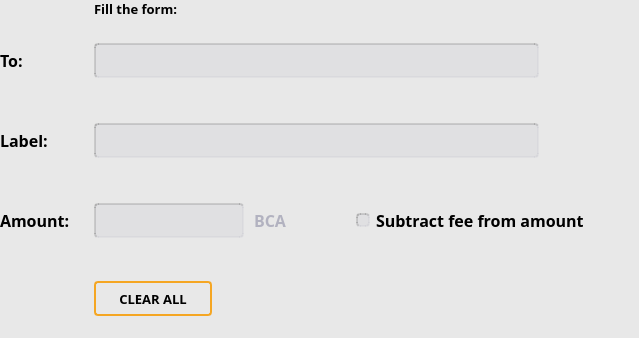
<?xml version="1.0" encoding="UTF-8"?>
<ui version="4.0">
 <class>SendCoinsEntry</class>
 <widget class="QWidget" name="SendCoinsEntry">
  <property name="geometry">
   <rect>
    <x>0</x>
    <y>0</y>
    <width>639</width>
    <height>338</height>
   </rect>
  </property>
  <property name="windowTitle">
   <string>Form</string>
  </property>
  <property name="styleSheet">
   <string notr="true">background-color: #e8e8e8;</string>
  </property>
  <layout class="QVBoxLayout" name="verticalLayout">
   <property name="spacing">
    <number>0</number>
   </property>
   <property name="leftMargin">
    <number>0</number>
   </property>
   <property name="topMargin">
    <number>0</number>
   </property>
   <property name="rightMargin">
    <number>0</number>
   </property>
   <property name="bottomMargin">
    <number>0</number>
   </property>
   <item>
    <layout class="QHBoxLayout" name="send_h_1">
     <property name="spacing">
      <number>0</number>
     </property>
     <property name="topMargin">
      <number>0</number>
     </property>
     <property name="bottomMargin">
      <number>26</number>
     </property>
     <item alignment="Qt::AlignVCenter">
      <widget class="QFrame" name="frame_8">
       <property name="sizePolicy">
        <sizepolicy hsizetype="Fixed" vsizetype="Preferred">
         <horstretch>0</horstretch>
         <verstretch>0</verstretch>
        </sizepolicy>
       </property>
       <property name="minimumSize">
        <size>
         <width>94</width>
         <height>0</height>
        </size>
       </property>
       <property name="maximumSize">
        <size>
         <width>94</width>
         <height>0</height>
        </size>
       </property>
       <property name="frameShape">
        <enum>QFrame::NoFrame</enum>
       </property>
       <property name="frameShadow">
        <enum>QFrame::Raised</enum>
       </property>
      </widget>
     </item>
     <item>
      <widget class="QLabel" name="label_11">
       <property name="sizePolicy">
        <sizepolicy hsizetype="Preferred" vsizetype="Fixed">
         <horstretch>0</horstretch>
         <verstretch>0</verstretch>
        </sizepolicy>
       </property>
       <property name="minimumSize">
        <size>
         <width>0</width>
         <height>17</height>
        </size>
       </property>
       <property name="maximumSize">
        <size>
         <width>16777215</width>
         <height>17</height>
        </size>
       </property>
       <property name="font">
        <font>
         <family>Roboto Mono</family>
         <pointsize>-1</pointsize>
         <weight>62</weight>
         <bold>true</bold>
        </font>
       </property>
       <property name="styleSheet">
        <string notr="true">font-family: &quot;Roboto Mono&quot;;
font-size: 13px;
font-weight: 500;</string>
       </property>
       <property name="text">
        <string>Fill the form:</string>
       </property>
      </widget>
     </item>
    </layout>
   </item>
   <item>
    <layout class="QHBoxLayout" name="send_h_2">
     <property name="spacing">
      <number>0</number>
     </property>
     <item>
      <widget class="QLabel" name="label_7">
       <property name="sizePolicy">
        <sizepolicy hsizetype="Fixed" vsizetype="Fixed">
         <horstretch>0</horstretch>
         <verstretch>0</verstretch>
        </sizepolicy>
       </property>
       <property name="minimumSize">
        <size>
         <width>94</width>
         <height>0</height>
        </size>
       </property>
       <property name="maximumSize">
        <size>
         <width>94</width>
         <height>16777215</height>
        </size>
       </property>
       <property name="font">
        <font>
         <family>Roboto Mono</family>
         <pointsize>-1</pointsize>
         <weight>62</weight>
         <bold>true</bold>
        </font>
       </property>
       <property name="styleSheet">
        <string notr="true">font-family: &quot;Roboto Mono&quot;;
font-size: 16px;
font-weight: 500;</string>
       </property>
       <property name="text">
        <string>To:</string>
       </property>
      </widget>
     </item>
     <item>
      <widget class="QValidatedLineEdit" name="payTo">
       <property name="sizePolicy">
        <sizepolicy hsizetype="Fixed" vsizetype="Fixed">
         <horstretch>0</horstretch>
         <verstretch>0</verstretch>
        </sizepolicy>
       </property>
       <property name="minimumSize">
        <size>
         <width>445</width>
         <height>35</height>
        </size>
       </property>
       <property name="maximumSize">
        <size>
         <width>445</width>
         <height>35</height>
        </size>
       </property>
       <property name="font">
        <font>
         <family>Roboto Mono</family>
        </font>
       </property>
       <property name="styleSheet">
        <string notr="true">background-color: rgba(170, 170, 186, 33);
border-top: 2px inset rgba(0, 0, 0, 33); 
border-left: 2px inset rgba(0, 0, 0, 33); 
border-bottom: 2px solid rgba(170, 170, 186, 33); 
border-right: 2px solid rgba(170, 170, 186, 33); 
border-radius: 4px;
font-family: &quot;Roboto Mono&quot;;</string>
       </property>
      </widget>
     </item>
     <item>
      <widget class="QFrame" name="frame_6">
       <property name="sizePolicy">
        <sizepolicy hsizetype="Fixed" vsizetype="Preferred">
         <horstretch>0</horstretch>
         <verstretch>0</verstretch>
        </sizepolicy>
       </property>
       <property name="minimumSize">
        <size>
         <width>19</width>
         <height>0</height>
        </size>
       </property>
       <property name="maximumSize">
        <size>
         <width>19</width>
         <height>16777215</height>
        </size>
       </property>
       <property name="frameShape">
        <enum>QFrame::NoFrame</enum>
       </property>
       <property name="frameShadow">
        <enum>QFrame::Raised</enum>
       </property>
      </widget>
     </item>
     <item>
      <widget class="QToolButton" name="pasteButton">
       <property name="minimumSize">
        <size>
         <width>22</width>
         <height>22</height>
        </size>
       </property>
       <property name="maximumSize">
        <size>
         <width>22</width>
         <height>22</height>
        </size>
       </property>
       <property name="styleSheet">
        <string notr="true">QToolButton#pasteButton { 
    background-color: transparent;
	border: none;
}</string>
       </property>
       <property name="text">
        <string/>
       </property>
      </widget>
     </item>
     <item>
      <widget class="QFrame" name="frame_7">
       <property name="sizePolicy">
        <sizepolicy hsizetype="Fixed" vsizetype="Preferred">
         <horstretch>0</horstretch>
         <verstretch>0</verstretch>
        </sizepolicy>
       </property>
       <property name="minimumSize">
        <size>
         <width>15</width>
         <height>0</height>
        </size>
       </property>
       <property name="maximumSize">
        <size>
         <width>15</width>
         <height>16777215</height>
        </size>
       </property>
       <property name="frameShape">
        <enum>QFrame::NoFrame</enum>
       </property>
       <property name="frameShadow">
        <enum>QFrame::Raised</enum>
       </property>
      </widget>
     </item>
     <item>
      <widget class="QToolButton" name="addressBookButton">
       <property name="minimumSize">
        <size>
         <width>22</width>
         <height>22</height>
        </size>
       </property>
       <property name="maximumSize">
        <size>
         <width>22</width>
         <height>22</height>
        </size>
       </property>
       <property name="styleSheet">
        <string notr="true">QToolButton#addressBookButton { 
    background-color: transparent;
	border: none;
}</string>
       </property>
       <property name="text">
        <string/>
       </property>
      </widget>
     </item>
     <item>
      <spacer name="horizontalSpacer_2">
       <property name="orientation">
        <enum>Qt::Horizontal</enum>
       </property>
       <property name="sizeHint" stdset="0">
        <size>
         <width>40</width>
         <height>20</height>
        </size>
       </property>
      </spacer>
     </item>
    </layout>
   </item>
   <item>
    <layout class="QHBoxLayout" name="send_h_3">
     <property name="spacing">
      <number>0</number>
     </property>
     <item>
      <widget class="QFrame" name="frame_9">
       <property name="sizePolicy">
        <sizepolicy hsizetype="Fixed" vsizetype="Fixed">
         <horstretch>0</horstretch>
         <verstretch>0</verstretch>
        </sizepolicy>
       </property>
       <property name="minimumSize">
        <size>
         <width>74</width>
         <height>45</height>
        </size>
       </property>
       <property name="maximumSize">
        <size>
         <width>74</width>
         <height>45</height>
        </size>
       </property>
       <property name="frameShape">
        <enum>QFrame::NoFrame</enum>
       </property>
       <property name="frameShadow">
        <enum>QFrame::Raised</enum>
       </property>
      </widget>
     </item>
    </layout>
   </item>
   <item>
    <layout class="QHBoxLayout" name="send_h_4">
     <property name="spacing">
      <number>0</number>
     </property>
     <item>
      <widget class="QLabel" name="label_8">
       <property name="sizePolicy">
        <sizepolicy hsizetype="Fixed" vsizetype="Preferred">
         <horstretch>0</horstretch>
         <verstretch>0</verstretch>
        </sizepolicy>
       </property>
       <property name="minimumSize">
        <size>
         <width>94</width>
         <height>0</height>
        </size>
       </property>
       <property name="maximumSize">
        <size>
         <width>94</width>
         <height>16777215</height>
        </size>
       </property>
       <property name="font">
        <font>
         <family>Roboto Mono</family>
         <pointsize>-1</pointsize>
         <weight>62</weight>
         <bold>true</bold>
        </font>
       </property>
       <property name="styleSheet">
        <string notr="true">font-family: &quot;Roboto Mono&quot;;
font-size: 16px;
font-weight: 500;</string>
       </property>
       <property name="text">
        <string>Label:</string>
       </property>
      </widget>
     </item>
     <item>
      <widget class="QLineEdit" name="addAsLabel">
       <property name="sizePolicy">
        <sizepolicy hsizetype="Fixed" vsizetype="Fixed">
         <horstretch>0</horstretch>
         <verstretch>0</verstretch>
        </sizepolicy>
       </property>
       <property name="minimumSize">
        <size>
         <width>445</width>
         <height>35</height>
        </size>
       </property>
       <property name="maximumSize">
        <size>
         <width>445</width>
         <height>35</height>
        </size>
       </property>
       <property name="font">
        <font>
         <family>Roboto Mono</family>
        </font>
       </property>
       <property name="styleSheet">
        <string notr="true">background-color: rgba(170, 170, 186, 33);
border-top: 2px inset rgba(0, 0, 0, 33); 
border-left: 2px inset rgba(0, 0, 0, 33); 
border-bottom: 2px solid rgba(170, 170, 186, 33); 
border-right: 2px solid rgba(170, 170, 186, 33); 
border-radius: 4px;
font-family: &quot;Roboto Mono&quot;;</string>
       </property>
      </widget>
     </item>
     <item>
      <spacer name="horizontalSpacer_4">
       <property name="orientation">
        <enum>Qt::Horizontal</enum>
       </property>
       <property name="sizeHint" stdset="0">
        <size>
         <width>40</width>
         <height>20</height>
        </size>
       </property>
      </spacer>
     </item>
    </layout>
   </item>
   <item>
    <layout class="QHBoxLayout" name="send_h_5">
     <property name="spacing">
      <number>0</number>
     </property>
     <item>
      <widget class="QFrame" name="frame_10">
       <property name="sizePolicy">
        <sizepolicy hsizetype="Preferred" vsizetype="Fixed">
         <horstretch>0</horstretch>
         <verstretch>0</verstretch>
        </sizepolicy>
       </property>
       <property name="minimumSize">
        <size>
         <width>0</width>
         <height>45</height>
        </size>
       </property>
       <property name="maximumSize">
        <size>
         <width>16777215</width>
         <height>45</height>
        </size>
       </property>
       <property name="frameShape">
        <enum>QFrame::NoFrame</enum>
       </property>
       <property name="frameShadow">
        <enum>QFrame::Raised</enum>
       </property>
      </widget>
     </item>
    </layout>
   </item>
   <item>
    <layout class="QHBoxLayout" name="send_h_6">
     <property name="spacing">
      <number>0</number>
     </property>
     <item>
      <widget class="QLabel" name="label_9">
       <property name="sizePolicy">
        <sizepolicy hsizetype="Fixed" vsizetype="Fixed">
         <horstretch>0</horstretch>
         <verstretch>0</verstretch>
        </sizepolicy>
       </property>
       <property name="minimumSize">
        <size>
         <width>94</width>
         <height>35</height>
        </size>
       </property>
       <property name="maximumSize">
        <size>
         <width>94</width>
         <height>35</height>
        </size>
       </property>
       <property name="font">
        <font>
         <family>Roboto Mono</family>
         <pointsize>-1</pointsize>
         <weight>62</weight>
         <bold>true</bold>
        </font>
       </property>
       <property name="styleSheet">
        <string notr="true">font-family: &quot;Roboto Mono&quot;;
font-size: 16px;
font-weight: 500;</string>
       </property>
       <property name="text">
        <string>Amount:</string>
       </property>
      </widget>
     </item>
     <item>
      <widget class="BitcoinAmountField" name="payAmount">
       <property name="sizePolicy">
        <sizepolicy hsizetype="Fixed" vsizetype="Preferred">
         <horstretch>0</horstretch>
         <verstretch>0</verstretch>
        </sizepolicy>
       </property>
       <property name="minimumSize">
        <size>
         <width>160</width>
         <height>0</height>
        </size>
       </property>
       <property name="maximumSize">
        <size>
         <width>160</width>
         <height>16777215</height>
        </size>
       </property>
       <property name="font">
        <font>
         <family>Roboto Mono</family>
        </font>
       </property>
       <property name="styleSheet">
        <string notr="true">background-color: rgba(170, 170, 186, 33);
border-top: 2px inset rgba(0, 0, 0, 33); 
border-left: 2px inset rgba(0, 0, 0, 33); 
border-bottom: 2px solid rgba(170, 170, 186, 33); 
border-right: 2px solid rgba(170, 170, 186, 33); 
border-radius: 4px;
margin-right: 10px;
font-family: &quot;Roboto Mono&quot;;</string>
       </property>
      </widget>
     </item>
     <item>
      <widget class="QLabel" name="label_10">
       <property name="sizePolicy">
        <sizepolicy hsizetype="Fixed" vsizetype="Preferred">
         <horstretch>0</horstretch>
         <verstretch>0</verstretch>
        </sizepolicy>
       </property>
       <property name="minimumSize">
        <size>
         <width>50</width>
         <height>0</height>
        </size>
       </property>
       <property name="maximumSize">
        <size>
         <width>50</width>
         <height>16777215</height>
        </size>
       </property>
       <property name="font">
        <font>
         <family>Roboto Mono</family>
         <pointsize>-1</pointsize>
         <weight>87</weight>
         <bold>true</bold>
        </font>
       </property>
       <property name="styleSheet">
        <string notr="true">color: #b2b2c0;
font-family: &quot;Roboto Mono&quot;;
font-size: 16px;
font-weight: 700;
</string>
       </property>
       <property name="text">
        <string>BCA</string>
       </property>
      </widget>
     </item>
     <item>
      <widget class="QFrame" name="frame_3">
       <property name="sizePolicy">
        <sizepolicy hsizetype="Fixed" vsizetype="Preferred">
         <horstretch>0</horstretch>
         <verstretch>0</verstretch>
        </sizepolicy>
       </property>
       <property name="minimumSize">
        <size>
         <width>52</width>
         <height>0</height>
        </size>
       </property>
       <property name="maximumSize">
        <size>
         <width>52</width>
         <height>16777215</height>
        </size>
       </property>
       <property name="frameShape">
        <enum>QFrame::NoFrame</enum>
       </property>
       <property name="frameShadow">
        <enum>QFrame::Raised</enum>
       </property>
      </widget>
     </item>
     <item>
      <widget class="QCheckBox" name="checkboxSubtractFeeFromAmount">
       <property name="font">
        <font>
         <family>Roboto Mono</family>
         <pointsize>-1</pointsize>
         <weight>62</weight>
         <bold>true</bold>
        </font>
       </property>
       <property name="styleSheet">
        <string notr="true">QCheckBox {
	font-family: &quot;Roboto Mono&quot;;
	font-size: 16px;
	font-weight: 500;
}
QCheckBox::indicator:unchecked {
	background-color: rgba(170, 170, 186, 33);
	border-top: 2px inset rgba(0, 0, 0, 33); 
	border-left: 2px inset rgba(0, 0, 0, 33); 
	border-bottom: 2px solid rgba(170, 170, 186, 33); 
	border-right: 2px solid rgba(170, 170, 186, 33); 
	border-radius: 4px;
}
QCheckBox::indicator:checked {
	background-color: rgba(170, 170, 186, 255);
	border-top: 2px inset rgba(0, 0, 0, 33); 
	border-left: 2px inset rgba(0, 0, 0, 33); 
	border-bottom: 2px solid rgba(170, 170, 186, 33); 
	border-right: 2px solid rgba(170, 170, 186, 33); 
	border-radius: 4px;
}</string>
       </property>
       <property name="text">
        <string>Subtract fee from amount</string>
       </property>
       <property name="checkable">
        <bool>true</bool>
       </property>
       <property name="checked">
        <bool>false</bool>
       </property>
      </widget>
     </item>
     <item>
      <spacer name="horizontalSpacer_3">
       <property name="orientation">
        <enum>Qt::Horizontal</enum>
       </property>
       <property name="sizeHint" stdset="0">
        <size>
         <width>40</width>
         <height>20</height>
        </size>
       </property>
      </spacer>
     </item>
    </layout>
   </item>
   <item>
    <layout class="QHBoxLayout" name="horizontalLayout">
     <property name="spacing">
      <number>0</number>
     </property>
     <item>
      <widget class="QFrame" name="frame">
       <property name="sizePolicy">
        <sizepolicy hsizetype="Preferred" vsizetype="Fixed">
         <horstretch>0</horstretch>
         <verstretch>0</verstretch>
        </sizepolicy>
       </property>
       <property name="minimumSize">
        <size>
         <width>0</width>
         <height>43</height>
        </size>
       </property>
       <property name="maximumSize">
        <size>
         <width>16777215</width>
         <height>43</height>
        </size>
       </property>
       <property name="frameShape">
        <enum>QFrame::NoFrame</enum>
       </property>
       <property name="frameShadow">
        <enum>QFrame::Raised</enum>
       </property>
      </widget>
     </item>
    </layout>
   </item>
   <item>
    <layout class="QHBoxLayout" name="horizontalLayout_2">
     <property name="spacing">
      <number>0</number>
     </property>
     <item>
      <widget class="QFrame" name="frame_2">
       <property name="sizePolicy">
        <sizepolicy hsizetype="Fixed" vsizetype="Preferred">
         <horstretch>0</horstretch>
         <verstretch>0</verstretch>
        </sizepolicy>
       </property>
       <property name="minimumSize">
        <size>
         <width>94</width>
         <height>0</height>
        </size>
       </property>
       <property name="maximumSize">
        <size>
         <width>94</width>
         <height>16777215</height>
        </size>
       </property>
       <property name="frameShape">
        <enum>QFrame::NoFrame</enum>
       </property>
       <property name="frameShadow">
        <enum>QFrame::Raised</enum>
       </property>
      </widget>
     </item>
     <item>
      <widget class="QPushButton" name="clearAllBtn">
       <property name="sizePolicy">
        <sizepolicy hsizetype="Fixed" vsizetype="Fixed">
         <horstretch>0</horstretch>
         <verstretch>0</verstretch>
        </sizepolicy>
       </property>
       <property name="minimumSize">
        <size>
         <width>118</width>
         <height>35</height>
        </size>
       </property>
       <property name="maximumSize">
        <size>
         <width>118</width>
         <height>35</height>
        </size>
       </property>
       <property name="font">
        <font>
         <family>Roboto Mono</family>
         <pointsize>-1</pointsize>
         <weight>87</weight>
         <bold>true</bold>
        </font>
       </property>
       <property name="styleSheet">
        <string notr="true">background-color: transparent;
border: 2px solid #f5a623;
border-radius: 4px;
font-family: &quot;Roboto Mono&quot;;
font-size: 13px;
font-weight: 700;
</string>
       </property>
       <property name="text">
        <string>CLEAR ALL</string>
       </property>
      </widget>
     </item>
     <item>
      <spacer name="horizontalSpacer">
       <property name="orientation">
        <enum>Qt::Horizontal</enum>
       </property>
       <property name="sizeHint" stdset="0">
        <size>
         <width>40</width>
         <height>20</height>
        </size>
       </property>
      </spacer>
     </item>
    </layout>
   </item>
   <item>
    <spacer name="verticalSpacer">
     <property name="orientation">
      <enum>Qt::Vertical</enum>
     </property>
     <property name="sizeHint" stdset="0">
      <size>
       <width>20</width>
       <height>40</height>
      </size>
     </property>
    </spacer>
   </item>
  </layout>
 </widget>
 <customwidgets>
  <customwidget>
   <class>BitcoinAmountField</class>
   <extends>QLineEdit</extends>
   <header>qt/bitcoinamountfield.h</header>
   <container>1</container>
  </customwidget>
  <customwidget>
   <class>QValidatedLineEdit</class>
   <extends>QLineEdit</extends>
   <header>qt/qvalidatedlineedit.h</header>
  </customwidget>
 </customwidgets>
 <resources/>
 <connections/>
</ui>
